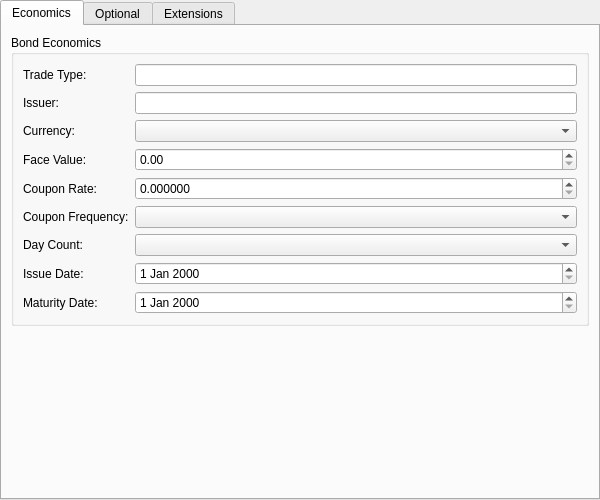
<?xml version="1.0" encoding="UTF-8"?>
<ui version="4.0">
 <class>BondInstrumentForm</class>
 <widget class="QWidget" name="BondInstrumentForm">
  <property name="geometry">
   <rect>
    <x>0</x>
    <y>0</y>
    <width>600</width>
    <height>500</height>
   </rect>
  </property>
  <layout class="QVBoxLayout" name="rootLayout">
   <property name="leftMargin"><number>0</number></property>
   <property name="topMargin"><number>0</number></property>
   <property name="rightMargin"><number>0</number></property>
   <property name="bottomMargin"><number>0</number></property>
   <item>
    <widget class="QTabWidget" name="subTabWidget">
     <property name="currentIndex"><number>0</number></property>
     <widget class="QWidget" name="economicsTab">
      <attribute name="title">
       <string>Economics</string>
      </attribute>
      <layout class="QVBoxLayout" name="economicsLayout">
       <item>
        <widget class="QGroupBox" name="economicsGroup">
         <property name="title">
          <string>Bond Economics</string>
         </property>
         <layout class="QFormLayout" name="economicsFormLayout">
          <item row="0" column="0">
           <widget class="QLabel"><property name="text"><string>Trade Type:</string></property></widget>
          </item>
          <item row="0" column="1">
           <widget class="QLineEdit" name="tradeTypeCodeEdit">
            <property name="readOnly"><bool>true</bool></property>
           </widget>
          </item>
          <item row="1" column="0">
           <widget class="QLabel"><property name="text"><string>Issuer:</string></property></widget>
          </item>
          <item row="1" column="1">
           <widget class="QLineEdit" name="issuerEdit"/>
          </item>
          <item row="2" column="0">
           <widget class="QLabel"><property name="text"><string>Currency:</string></property></widget>
          </item>
          <item row="2" column="1">
           <widget class="ores::qt::OreCurrencyComboBox" name="currencyCombo"/>
          </item>
          <item row="3" column="0">
           <widget class="QLabel"><property name="text"><string>Face Value:</string></property></widget>
          </item>
          <item row="3" column="1">
           <widget class="OreDoubleSpinBox" name="faceValueSpinBox">
            <property name="decimals"><number>2</number></property>
            <property name="minimum"><double>0.000000000000000</double></property>
            <property name="maximum"><double>999999999999.000000000000000</double></property>
            <property name="singleStep"><double>1000.000000000000000</double></property>
           </widget>
          </item>
          <item row="4" column="0">
           <widget class="QLabel"><property name="text"><string>Coupon Rate:</string></property></widget>
          </item>
          <item row="4" column="1">
           <widget class="OreDoubleSpinBox" name="couponRateSpinBox">
            <property name="decimals"><number>6</number></property>
            <property name="minimum"><double>0.000000000000000</double></property>
            <property name="maximum"><double>1.000000000000000</double></property>
            <property name="singleStep"><double>0.001000000000000</double></property>
            <property name="toolTip"><string>Decimal (e.g. 0.05 for 5%)</string></property>
           </widget>
          </item>
          <item row="5" column="0">
           <widget class="QLabel"><property name="text"><string>Coupon Frequency:</string></property></widget>
          </item>
          <item row="5" column="1">
           <widget class="QComboBox" name="couponFrequencyCombo"/>
          </item>
          <item row="6" column="0">
           <widget class="QLabel"><property name="text"><string>Day Count:</string></property></widget>
          </item>
          <item row="6" column="1">
           <widget class="QComboBox" name="dayCountCombo"/>
          </item>
          <item row="7" column="0">
           <widget class="QLabel"><property name="text"><string>Issue Date:</string></property></widget>
          </item>
          <item row="7" column="1">
           <widget class="OreDateEdit" name="issueDateEdit"/>
          </item>
          <item row="8" column="0">
           <widget class="QLabel"><property name="text"><string>Maturity Date:</string></property></widget>
          </item>
          <item row="8" column="1">
           <widget class="OreDateEdit" name="maturityDateEdit"/>
          </item>
         </layout>
        </widget>
       </item>
       <item>
        <spacer name="economicsSpacer">
         <property name="orientation"><enum>Qt::Vertical</enum></property>
         <property name="sizeHint" stdset="0">
          <size><width>20</width><height>20</height></size>
         </property>
        </spacer>
       </item>
      </layout>
     </widget>
     <widget class="QWidget" name="optionalTab">
      <attribute name="title">
       <string>Optional</string>
      </attribute>
      <layout class="QVBoxLayout" name="optionalLayout">
       <item>
        <widget class="QGroupBox" name="optionalGroup">
         <property name="title">
          <string>Optional Fields</string>
         </property>
         <layout class="QFormLayout" name="optionalFormLayout">
          <item row="0" column="0">
           <widget class="QLabel"><property name="text"><string>Settlement Days:</string></property></widget>
          </item>
          <item row="0" column="1">
           <widget class="QSpinBox" name="settlementDaysSpinBox">
            <property name="minimum"><number>0</number></property>
            <property name="maximum"><number>30</number></property>
           </widget>
          </item>
          <item row="1" column="0">
           <widget class="QLabel"><property name="text"><string>Call Date:</string></property></widget>
          </item>
          <item row="1" column="1">
           <widget class="OreDateEdit" name="callDateEdit"/>
          </item>
          <item row="2" column="0">
           <widget class="QLabel"><property name="text"><string>Conversion Ratio:</string></property></widget>
          </item>
          <item row="2" column="1">
           <widget class="OreDoubleSpinBox" name="conversionRatioSpinBox">
            <property name="decimals"><number>6</number></property>
            <property name="minimum"><double>0.000000000000000</double></property>
            <property name="maximum"><double>9999.000000000000000</double></property>
            <property name="toolTip"><string>Conversion ratio (ConvertibleBond; 0 = not applicable)</string></property>
           </widget>
          </item>
          <item row="3" column="0">
           <widget class="QLabel"><property name="text"><string>Description:</string></property></widget>
          </item>
          <item row="3" column="1">
           <widget class="QPlainTextEdit" name="descriptionEdit">
            <property name="minimumSize">
             <size><width>0</width><height>60</height></size>
            </property>
            <property name="maximumSize">
             <size><width>16777215</width><height>120</height></size>
            </property>
            <property name="placeholderText">
             <string>Enter a description (optional)</string>
            </property>
           </widget>
          </item>
         </layout>
        </widget>
       </item>
       <item>
        <spacer name="optionalSpacer">
         <property name="orientation"><enum>Qt::Vertical</enum></property>
         <property name="sizeHint" stdset="0">
          <size><width>20</width><height>20</height></size>
         </property>
        </spacer>
       </item>
      </layout>
     </widget>
     <widget class="QWidget" name="extensionsTab">
      <attribute name="title">
       <string>Extensions</string>
      </attribute>
      <layout class="QVBoxLayout" name="extensionsLayout">
       <item>
        <widget class="QGroupBox" name="extensionsGroup">
         <property name="title">
          <string>Bond Extensions</string>
         </property>
         <layout class="QFormLayout" name="extensionsFormLayout">
          <item row="0" column="0">
           <widget class="QLabel"><property name="text"><string>Future Expiry Date:</string></property></widget>
          </item>
          <item row="0" column="1">
           <widget class="OreDateEdit" name="futureExpiryDateEdit"/>
          </item>
          <item row="1" column="0">
           <widget class="QLabel"><property name="text"><string>Option Type:</string></property></widget>
          </item>
          <item row="1" column="1">
           <widget class="QComboBox" name="optionTypeCombo"/>
          </item>
          <item row="2" column="0">
           <widget class="QLabel"><property name="text"><string>Option Expiry Date:</string></property></widget>
          </item>
          <item row="2" column="1">
           <widget class="OreDateEdit" name="optionExpiryDateEdit"/>
          </item>
          <item row="3" column="0">
           <widget class="QLabel"><property name="text"><string>Option Strike:</string></property></widget>
          </item>
          <item row="3" column="1">
           <widget class="OreDoubleSpinBox" name="optionStrikeSpinBox">
            <property name="decimals"><number>6</number></property>
            <property name="minimum"><double>0.000000000000000</double></property>
            <property name="maximum"><double>999999.000000000000000</double></property>
            <property name="toolTip"><string>Clean price strike for BondOption (0 = not set)</string></property>
           </widget>
          </item>
          <item row="4" column="0">
           <widget class="QLabel"><property name="text"><string>TRS Return Type:</string></property></widget>
          </item>
          <item row="4" column="1">
           <widget class="QComboBox" name="trsReturnTypeCombo"/>
          </item>
          <item row="5" column="0">
           <widget class="QLabel"><property name="text"><string>TRS Funding Leg:</string></property></widget>
          </item>
          <item row="5" column="1">
           <widget class="QLineEdit" name="trsFundingLegCodeEdit">
            <property name="placeholderText"><string>Floating index code (BondTRS)</string></property>
           </widget>
          </item>
          <item row="6" column="0">
           <widget class="QLabel"><property name="text"><string>ASCOT Option Type:</string></property></widget>
          </item>
          <item row="6" column="1">
           <widget class="QComboBox" name="ascotOptionTypeCombo"/>
          </item>
         </layout>
        </widget>
       </item>
       <item>
        <spacer name="extensionsSpacer">
         <property name="orientation"><enum>Qt::Vertical</enum></property>
         <property name="sizeHint" stdset="0">
          <size><width>20</width><height>20</height></size>
         </property>
        </spacer>
       </item>
      </layout>
     </widget>
    </widget>
   </item>
  </layout>
 </widget>
 <customwidgets>
 <customwidget>
  <class>OreDoubleSpinBox</class>
  <extends>QDoubleSpinBox</extends>
  <header>ores.qt/OreDoubleSpinBox.hpp</header>
 </customwidget>
 <customwidget>
  <class>OreDateEdit</class>
  <extends>QDateEdit</extends>
  <header>ores.qt/OreDateEdit.hpp</header>
 </customwidget>
 <customwidget>
  <class>ores::qt::OreCurrencyComboBox</class>
  <extends>QComboBox</extends>
  <header>ores.qt/OreCurrencyComboBox.hpp</header>
 </customwidget>
</customwidgets>
<resources/>
 <connections/>
</ui>
